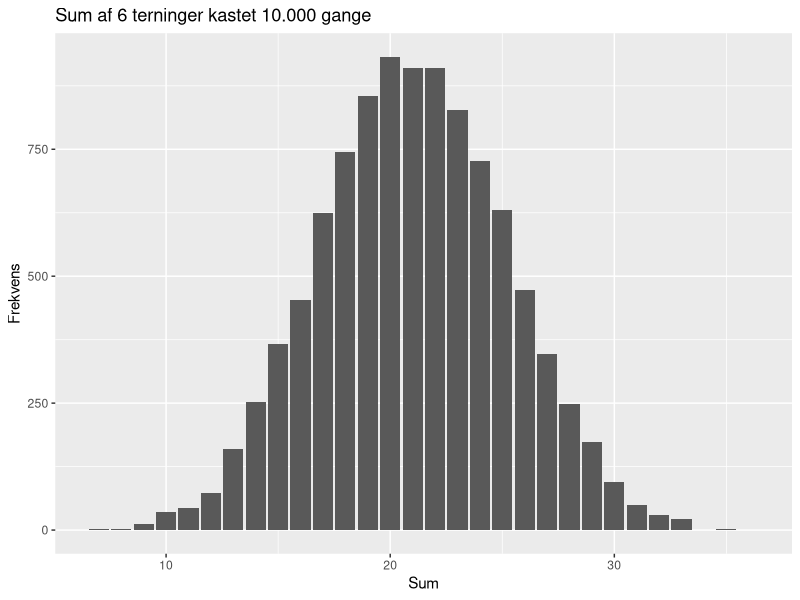
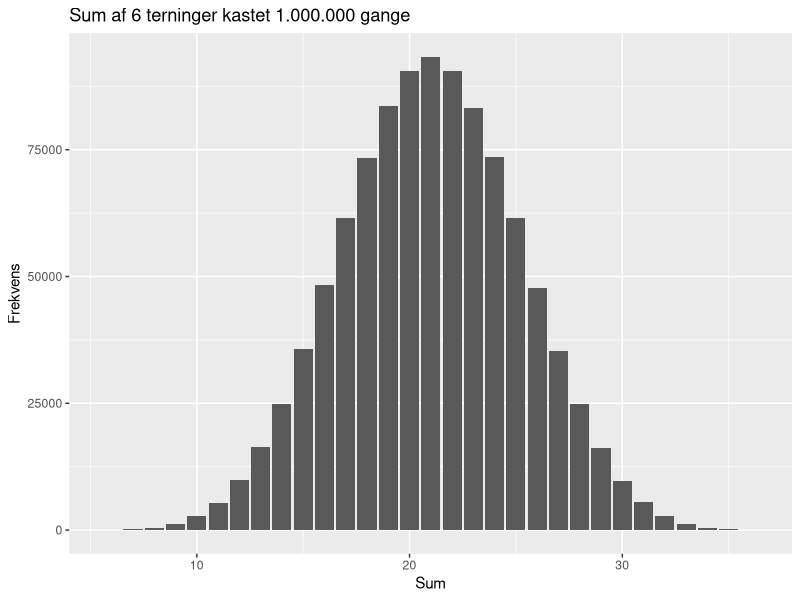

The R source for these figures, in order:
######################OPGAVE3

#3.1
terning <- 1:6  # Definerer en terning med værdierne 1 til 6
antalkast <- 25000 # Bestemmer antallet af kast til 25.000

terninger <- function(){
  smid <- sample(terning, antalkast, replace = TRUE)  
  # Slår med 25.000 terninger og gemmer resultaterne
  femere <- sum(smid==5)# Tæller femmerne
  sandsynlighed <- sum(femere/antalkast) # Beregner sandsynligheden for at slå en 5'er
  return(list(femere = femere, sandsynlighed = sandsynlighed))
}
resultatterninger <- terninger()
print(resultatterninger)


#3.2
library(ggplot2)
terning <- 1:6
sekskast <- 6

seksterninger <- function(n) {
  sumkast <- replicate(n, sum(sample(terning, sekskast, replace = TRUE)))
  return(sumkast)
}

titusindekast <- seksterninger(10000)

ggplot(data.frame(sum = titusindekast), aes(x = sum)) +
  geom_bar() +
  labs(title = "Sum af 6 terninger kastet 10.000 gange", x = "Sum", y = "Frekvens")


#3.3
milkast <- seksterninger(1000000)

ggplot(data.frame(sum = milkast), aes(x = sum)) +
  geom_bar() +
  labs(title = "Sum af 6 terninger kastet 1.000.000 gange", x = "Sum", y = "Frekvens")


#3.4

# Lav en tilfældig række af tallene 1, 2, 3, 5, 6
randomrow <- sample(c(1, 2, 3, 5, 6))
randomrow2 <- sample(c(1, 2, 3, 5, 6))

# Lav en matrix med cbind
matrix_data <- cbind(2:6, randomrow)
print(matrix_data)

